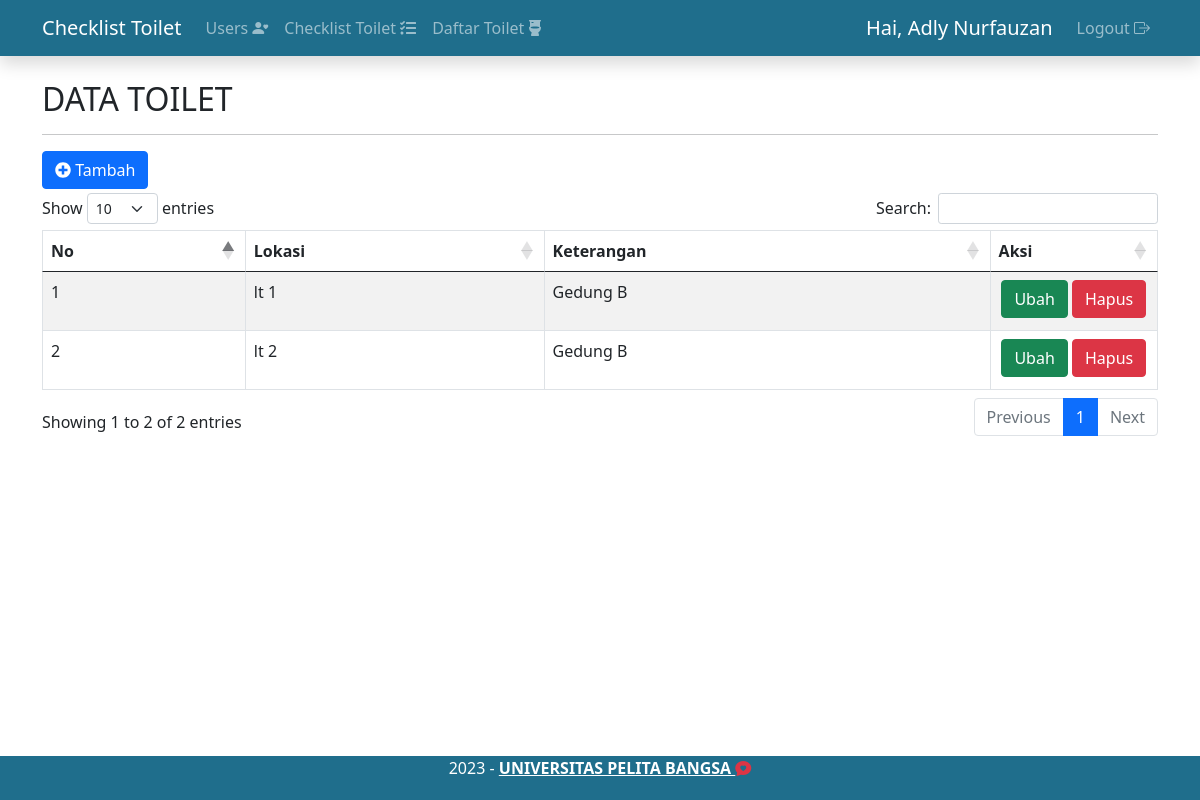
/daftar_toilet.php (signed in), run on the app's committed database.
### tables this page shows
CREATE TABLE `toilet` (
  `id_toilet` int(11) NOT NULL,
  `lokasi` varchar(45) DEFAULT NULL,
  `keterangan` varchar(45) DEFAULT NULL
);

### config/controller.php (called while the page is built, shortened)
<?php
function select($query)
{
    global $db;
    $result = mysqli_query($db, $query);
    $rows = [];
    while ($row = mysqli_fetch_assoc($result)) {
        $rows[] = $row;
    }
    return $rows;
}

### daftar_toilet.php (the view, shortened to what this page needs)
<?php
include 'layout/header.php';
$data_toilet = select("SELECT * FROM toilet");
?>
<div class="container" style="margin-top: 5rem;">
    <h2>DATA TOILET</h2>
    <hr>
    <button type="button" class="btn  btn-primary mb-1" data-bs-toggle="modal" data-bs-target="#modalTambah"> <i class="fas fa-plus-circle"></i> Tambah</button>
    <table class="table table-bordered table-striped" id="table">
        <thead>
            <tr>
                <th>No</th>
                <th>Lokasi</th>
                <th>Keterangan</th>
                <th>Aksi</th>
            </tr>
        </thead>
        <tbody>
            <?php $no = 1; ?>
            <?php foreach ($data_toilet as $toilet) : ?>
                <tr>
                    <td><?= $no++; ?></td>
                    <td><?= $toilet['lokasi']; ?></td>
                    <td><?= $toilet['keterangan']; ?></td>
                    <td width="15%" class="text-center">
                        <button type="button" class="btn btn-success mb-1" data-bs-toggle="modal" data-bs-target="#modalUbah<?= $toilet['id_toilet']; ?>">Ubah</button>
                        <button type="button" class="btn btn-danger mb-1" data-bs-toggle="modal" data-bs-target="#modalHapus<?= $toilet['id_toilet']; ?>">Hapus</button>
                    </td>
                </tr>
            <?php endforeach; ?>
        </tbody>
    </table>
</div>
<?php
include 'layout/footer.php';
?>

### data on the page
toilet: lokasi "lt 1", keterangan "Gedung B"
toilet: lokasi "lt 2", keterangan "Gedung B"

### other printed values
$_SESSION['nama'] "Adly Nurfauzan"
